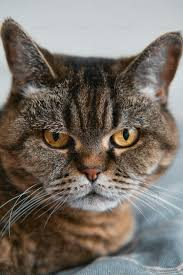
#> input picture Photos/images.jpg, 183 x 275 px, found by its file name
$ python 11BasicFunction.py
#> lines starting #> are read from the running program, lines starting #| are printed output that depends on the picture; after the words box and inside, x2 and y2 are one past the last pixel; in counts of white or black regions, pixels touching at a corner belong together
import cv2 as cv
img=cv.imread('Photos\images.jpg') # this is bgr image
#> img is the input picture: shape (275, 183, 3); mean B, G, R 105, 112.7, 120.4
cv.imshow('Cat',img)

blur=cv.GaussianBlur(img,(7,7),cv.BORDER_DEFAULT)
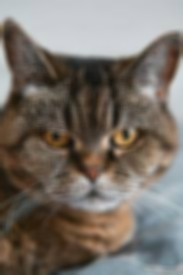
#> blur: shape (275, 183, 3); mean B, G, R 105, 112.7, 120.4
canny=cv.Canny(blur,125,175) # greater than thresold 2 keep it/ less than thresold 1 discard. im between keep if connected to thresold2
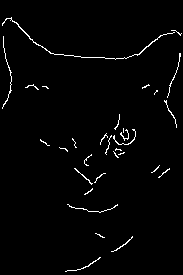
#> canny: shape (275, 183); 1.9% white in thin lines or dots
cv.imshow('CannyEdge',canny)

#Dilatng the  image
dilated=cv.dilate(canny,(7,7),iterations=3)
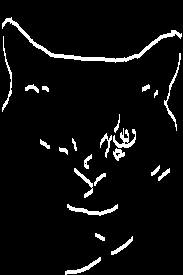
#> dilated: shape (275, 183); 5.2% white; 23 white regions (1 under 20 px), largest, box (x1, y1, x2, y2) and area: (2, 17, 182, 63) 791, (67, 204, 118, 216) 210, (113, 128, 136, 148) 202
cv.imshow('Dilation',dilated)


# Dilation expands the white pixels outward.(Thicken the edge)
#Each white pixel grows outward once according to the kernel size.
#iterations multiply the effect of the kernel size.
# To connect broken edges in larger gaps.
# Let’s say kernel is (7,7) and iterations=1 → edges expand roughly 3 pixels outward (half of kernel size)

# iterations=2 → expand roughly 6 pixels outward

# iterations=3 → ~9 pixels outward

# Erosion
# shrinks the white areas in a binary image (Thinning the edge)
eroded= cv.erode(dilated,(3,3),iterations=2)
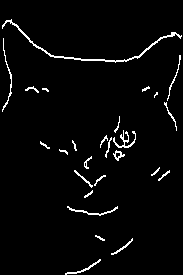
#> eroded: shape (275, 183); 3.1% white in thin lines or dots
cv.imshow('Erode',eroded)


cv.waitKey(0)

$ run again, with Photos/womanphoto.webp saved as Photos/images.jpg
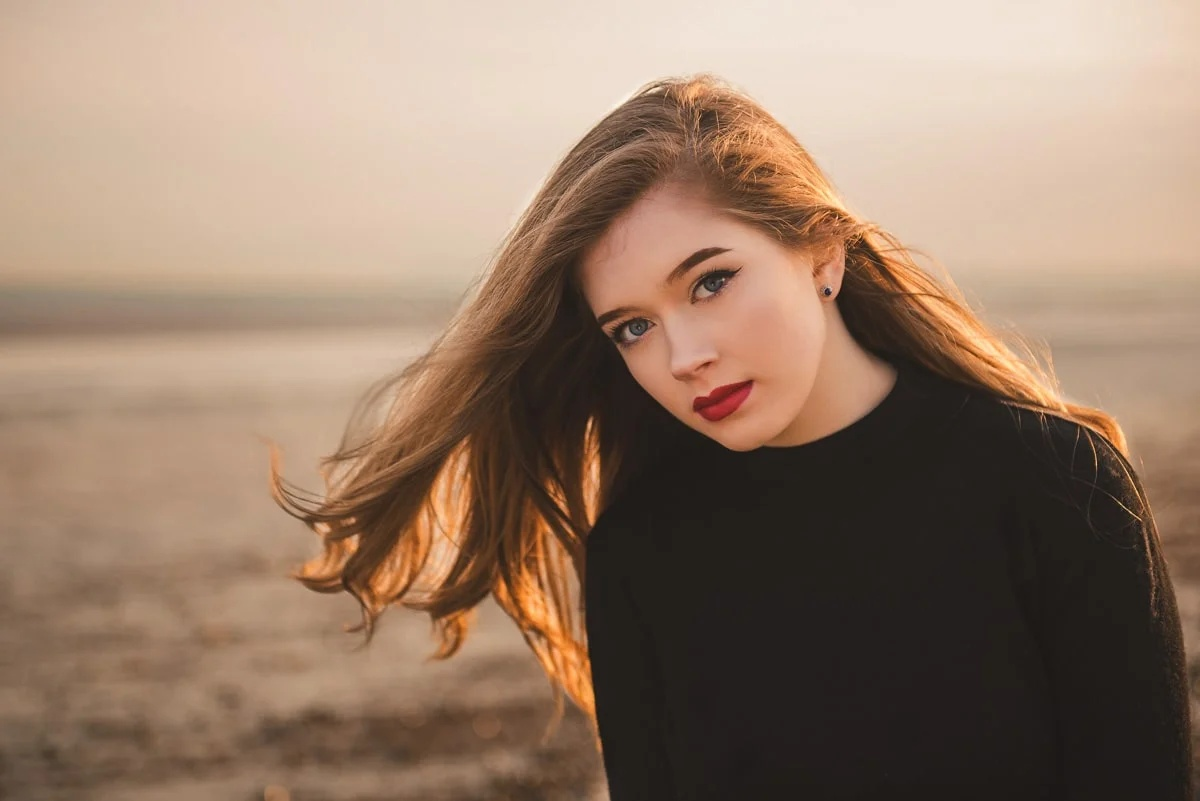
#> input picture Photos/womanphoto.webp, 1200 x 801 px, found by its file name
#> img is the input picture: shape (801, 1200, 3); mean B, G, R 104.7, 123.6, 148.6
#> `canny=cv.Canny(blur,125,175)`:
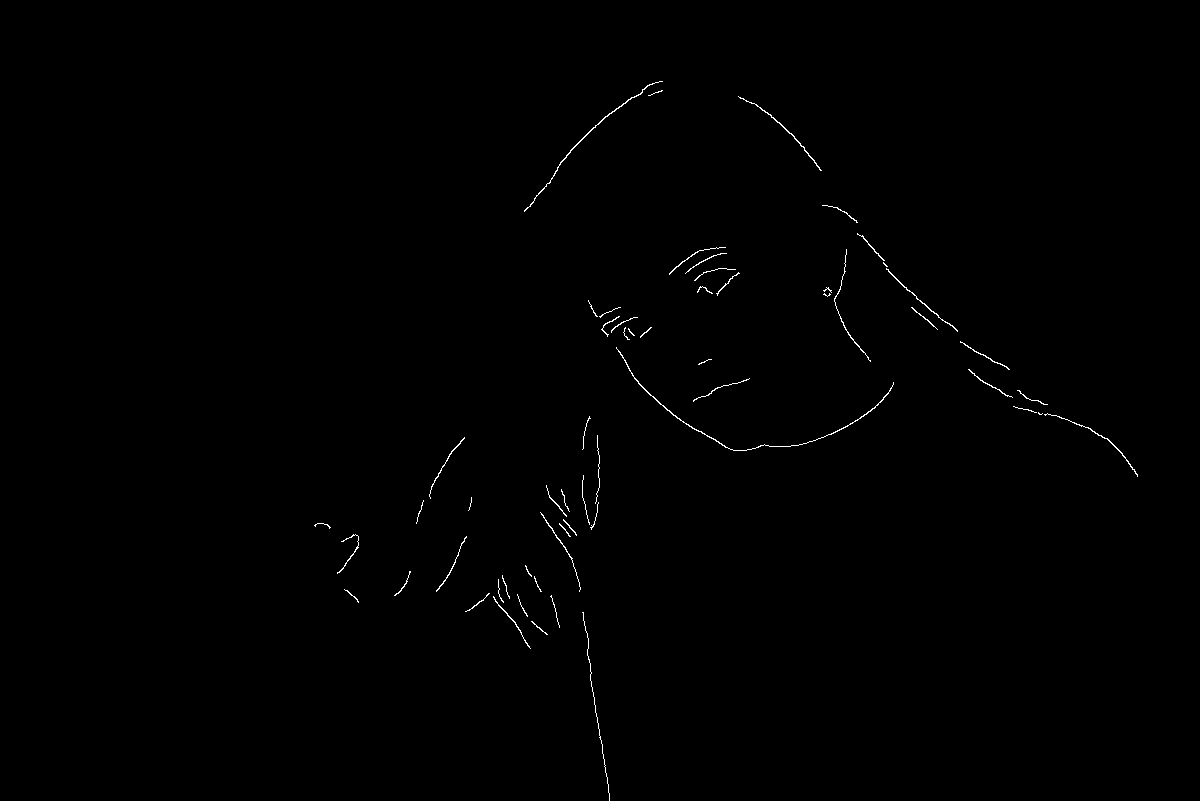
#> canny: shape (801, 1200); 0.36% white in thin lines or dots, all inside (x1, y1, x2, y2) = (314, 81, 1138, 801)
#> dilated: shape (801, 1200); 0.94% white; 54 white regions, largest, box (x1, y1, x2, y2) and area: (616, 347, 894, 454) 1248, (524, 81, 663, 215) 674, (857, 233, 958, 335) 500
#> `eroded= cv.erode(dilated,(3,3),iterations=2)`:
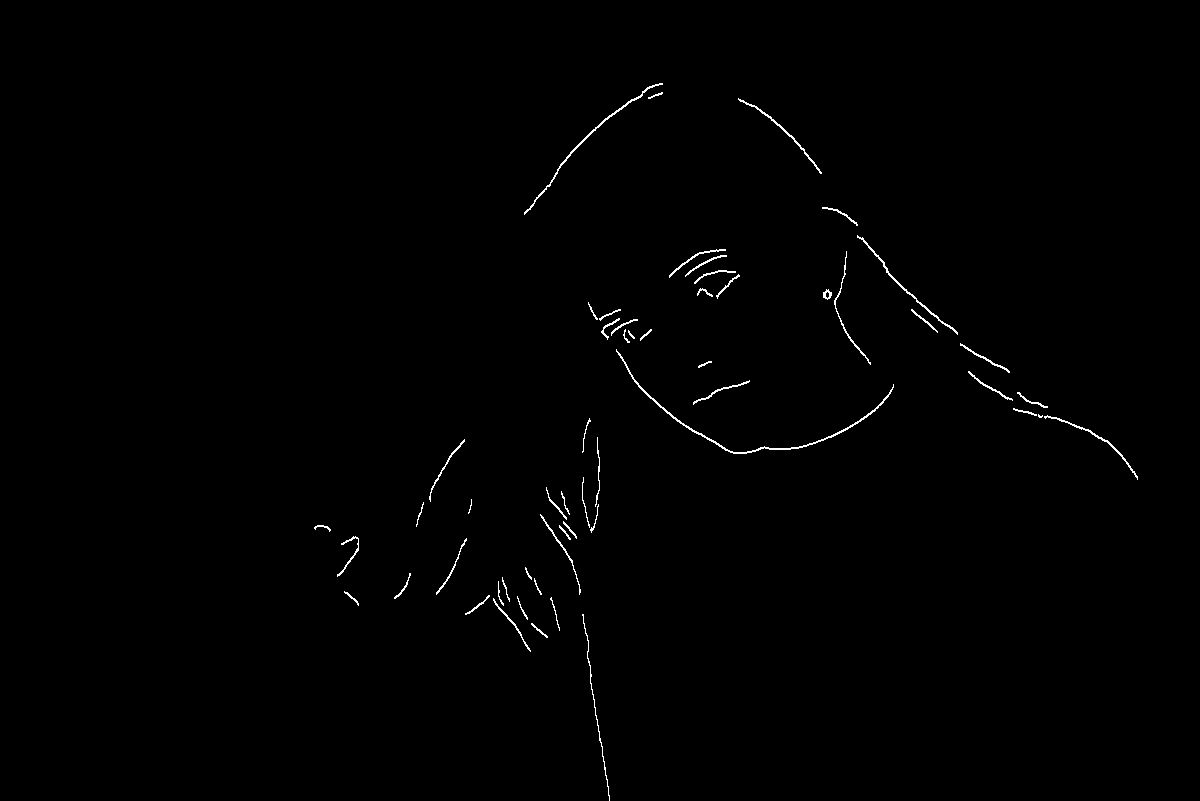
#> eroded: shape (801, 1200); 0.56% white in thin lines or dots, all inside (x1, y1, x2, y2) = (314, 83, 1138, 801)
